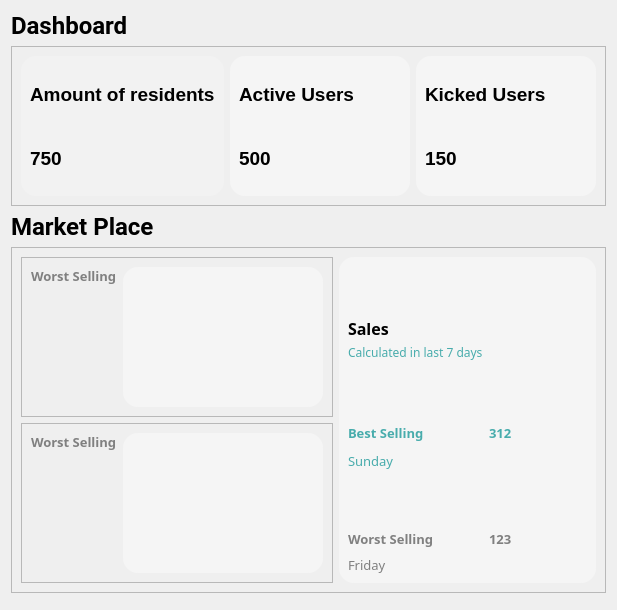
      <widget class="QWidget" name="Dashboard">
       <layout class="QVBoxLayout" name="verticalLayout_2">
        <item>
         <widget class="QLabel" name="label_3">
          <property name="maximumSize">
           <size>
            <width>16777215</width>
            <height>60</height>
           </size>
          </property>
          <property name="font">
           <font>
            <family>Roboto</family>
            <pointsize>18</pointsize>
            <weight>75</weight>
            <bold>true</bold>
           </font>
          </property>
          <property name="text">
           <string>Dashboard</string>
          </property>
         </widget>
        </item>
        <item alignment="Qt::AlignTop">
         <widget class="QFrame" name="frame_15">
          <property name="frameShape">
           <enum>QFrame::StyledPanel</enum>
          </property>
          <property name="frameShadow">
           <enum>QFrame::Raised</enum>
          </property>
          <layout class="QGridLayout" name="gridLayout_7">
           <item row="0" column="0">
            <widget class="QFrame" name="frame_5">
             <property name="sizePolicy">
              <sizepolicy hsizetype="Expanding" vsizetype="Preferred">
               <horstretch>0</horstretch>
               <verstretch>0</verstretch>
              </sizepolicy>
             </property>
             <property name="minimumSize">
              <size>
               <width>180</width>
               <height>140</height>
              </size>
             </property>
             <property name="maximumSize">
              <size>
               <width>16777215</width>
               <height>140</height>
              </size>
             </property>
             <property name="styleSheet">
              <string notr="true">background:#F2F2F2;
border-radius:15px;
color:black;</string>
             </property>
             <property name="frameShape">
              <enum>QFrame::StyledPanel</enum>
             </property>
             <property name="frameShadow">
              <enum>QFrame::Raised</enum>
             </property>
             <layout class="QGridLayout" name="gridLayout_4">
              <property name="sizeConstraint">
               <enum>QLayout::SetMinAndMaxSize</enum>
              </property>
              <item row="1" column="0">
               <widget class="QLabel" name="totla_users_label">
                <property name="font">
                 <font>
                  <pointsize>14</pointsize>
                  <weight>75</weight>
                  <bold>true</bold>
                 </font>
                </property>
                <property name="styleSheet">
                 <string notr="true">text-align:center;
color:black;</string>
                </property>
                <property name="text">
                 <string>750</string>
                </property>
               </widget>
              </item>
              <item row="0" column="0">
               <widget class="QLabel" name="label_9">
                <property name="font">
                 <font>
                  <pointsize>14</pointsize>
                  <weight>75</weight>
                  <bold>true</bold>
                 </font>
                </property>
                <property name="styleSheet">
                 <string notr="true">text-align:center;
color:black;</string>
                </property>
                <property name="text">
                 <string>Amount of residents</string>
                </property>
               </widget>
              </item>
             </layout>
            </widget>
           </item>
           <item row="0" column="1">
            <widget class="QFrame" name="frame_6">
             <property name="sizePolicy">
              <sizepolicy hsizetype="Expanding" vsizetype="Preferred">
               <horstretch>0</horstretch>
               <verstretch>0</verstretch>
              </sizepolicy>
             </property>
             <property name="minimumSize">
              <size>
               <width>180</width>
               <height>140</height>
              </size>
             </property>
             <property name="styleSheet">
              <string notr="true">background:#f5f5f5;
border-radius:15px;</string>
             </property>
             <property name="frameShape">
              <enum>QFrame::StyledPanel</enum>
             </property>
             <property name="frameShadow">
              <enum>QFrame::Raised</enum>
             </property>
             <layout class="QGridLayout" name="gridLayout_5">
              <item row="0" column="0">
               <widget class="QLabel" name="label_10">
                <property name="font">
                 <font>
                  <pointsize>14</pointsize>
                  <weight>75</weight>
                  <bold>true</bold>
                 </font>
                </property>
                <property name="styleSheet">
                 <string notr="true">text-align:center;
color:black;</string>
                </property>
                <property name="text">
                 <string>Active Users</string>
                </property>
               </widget>
              </item>
              <item row="1" column="0">
               <widget class="QLabel" name="label_13">
                <property name="font">
                 <font>
                  <pointsize>14</pointsize>
                  <weight>75</weight>
                  <bold>true</bold>
                 </font>
                </property>
                <property name="styleSheet">
                 <string notr="true">text-align:center;
color:black;</string>
                </property>
                <property name="text">
                 <string>500</string>
                </property>
               </widget>
              </item>
             </layout>
            </widget>
           </item>
           <item row="0" column="2">
            <widget class="QFrame" name="frame_8">
             <property name="sizePolicy">
              <sizepolicy hsizetype="Expanding" vsizetype="Preferred">
               <horstretch>0</horstretch>
               <verstretch>0</verstretch>
              </sizepolicy>
             </property>
             <property name="minimumSize">
              <size>
               <width>180</width>
               <height>140</height>
              </size>
             </property>
             <property name="styleSheet">
              <string notr="true">background:#f5f5f5;
border-radius:15px;</string>
             </property>
             <property name="frameShape">
              <enum>QFrame::StyledPanel</enum>
             </property>
             <property name="frameShadow">
              <enum>QFrame::Raised</enum>
             </property>
             <layout class="QGridLayout" name="gridLayout_6">
              <item row="0" column="0">
               <widget class="QLabel" name="label_11">
                <property name="font">
                 <font>
                  <pointsize>14</pointsize>
                  <weight>75</weight>
                  <bold>true</bold>
                 </font>
                </property>
                <property name="styleSheet">
                 <string notr="true">text-align:center;
color:black;</string>
                </property>
                <property name="text">
                 <string>Kicked Users</string>
                </property>
               </widget>
              </item>
              <item row="1" column="0">
               <widget class="QLabel" name="label_12">
                <property name="font">
                 <font>
                  <pointsize>14</pointsize>
                  <weight>75</weight>
                  <bold>true</bold>
                 </font>
                </property>
                <property name="styleSheet">
                 <string notr="true">text-align:center;
color:black;</string>
                </property>
                <property name="text">
                 <string>150</string>
                </property>
               </widget>
              </item>
             </layout>
            </widget>
           </item>
          </layout>
         </widget>
        </item>
        <item>
         <widget class="QLabel" name="label_4">
          <property name="maximumSize">
           <size>
            <width>16777215</width>
            <height>70</height>
           </size>
          </property>
          <property name="font">
           <font>
            <family>Roboto</family>
            <pointsize>18</pointsize>
            <weight>75</weight>
            <bold>true</bold>
           </font>
          </property>
          <property name="text">
           <string>Market Place</string>
          </property>
         </widget>
        </item>
        <item>
         <widget class="QFrame" name="frame_7">
          <property name="frameShape">
           <enum>QFrame::StyledPanel</enum>
          </property>
          <property name="frameShadow">
           <enum>QFrame::Raised</enum>
          </property>
          <layout class="QGridLayout" name="gridLayout_9">
           <item row="0" column="1" rowspan="3">
            <widget class="QFrame" name="frame_64">
             <property name="styleSheet">
              <string notr="true">background:#f5f5f5;
border-radius:15px;</string>
             </property>
             <property name="frameShape">
              <enum>QFrame::StyledPanel</enum>
             </property>
             <property name="frameShadow">
              <enum>QFrame::Raised</enum>
             </property>
             <layout class="QGridLayout" name="gridLayout_8">
              <item row="7" column="1">
               <widget class="QLabel" name="label_51">
                <property name="font">
                 <font>
                  <family>Century Gothic</family>
                  <pointsize>10</pointsize>
                  <weight>75</weight>
                  <bold>true</bold>
                 </font>
                </property>
                <property name="styleSheet">
                 <string notr="true">color: grey;</string>
                </property>
                <property name="text">
                 <string>Worst Selling</string>
                </property>
                <property name="alignment">
                 <set>Qt::AlignBottom|Qt::AlignLeading|Qt::AlignLeft</set>
                </property>
               </widget>
              </item>
              <item row="5" column="2">
               <widget class="QLabel" name="label_53">
                <property name="font">
                 <font>
                  <family>Century Gothic</family>
                  <pointsize>10</pointsize>
                  <weight>75</weight>
                  <bold>true</bold>
                 </font>
                </property>
                <property name="styleSheet">
                 <string notr="true">color:#48ACAC</string>
                </property>
                <property name="text">
                 <string>312</string>
                </property>
                <property name="alignment">
                 <set>Qt::AlignBottom|Qt::AlignLeading|Qt::AlignLeft</set>
                </property>
               </widget>
              </item>
              <item row="5" column="1">
               <widget class="QLabel" name="label_50">
                <property name="font">
                 <font>
                  <family>Century Gothic</family>
                  <pointsize>10</pointsize>
                  <weight>75</weight>
                  <bold>true</bold>
                 </font>
                </property>
                <property name="styleSheet">
                 <string notr="true">color:#48ACAC</string>
                </property>
                <property name="text">
                 <string>Best Selling</string>
                </property>
                <property name="alignment">
                 <set>Qt::AlignBottom|Qt::AlignLeading|Qt::AlignLeft</set>
                </property>
               </widget>
              </item>
              <item row="6" column="1">
               <widget class="QLabel" name="label_43">
                <property name="minimumSize">
                 <size>
                  <width>0</width>
                  <height>20</height>
                 </size>
                </property>
                <property name="maximumSize">
                 <size>
                  <width>16777215</width>
                  <height>15</height>
                 </size>
                </property>
                <property name="font">
                 <font>
                  <family>Century Gothic</family>
                  <pointsize>10</pointsize>
                  <weight>50</weight>
                  <bold>false</bold>
                 </font>
                </property>
                <property name="styleSheet">
                 <string notr="true">color:#48ACAC</string>
                </property>
                <property name="text">
                 <string>Sunday</string>
                </property>
                <property name="alignment">
                 <set>Qt::AlignBottom|Qt::AlignLeading|Qt::AlignLeft</set>
                </property>
               </widget>
              </item>
              <item row="8" column="1">
               <widget class="QLabel" name="label_52">
                <property name="minimumSize">
                 <size>
                  <width>0</width>
                  <height>20</height>
                 </size>
                </property>
                <property name="maximumSize">
                 <size>
                  <width>16777215</width>
                  <height>20</height>
                 </size>
                </property>
                <property name="font">
                 <font>
                  <family>Century Gothic</family>
                  <pointsize>10</pointsize>
                  <weight>50</weight>
                  <bold>false</bold>
                 </font>
                </property>
                <property name="styleSheet">
                 <string notr="true">color: grey;</string>
                </property>
                <property name="text">
                 <string>Friday</string>
                </property>
                <property name="alignment">
                 <set>Qt::AlignBottom|Qt::AlignLeading|Qt::AlignLeft</set>
                </property>
               </widget>
              </item>
              <item row="7" column="3">
               <widget class="QLabel" name="label_39">
                <property name="font">
                 <font>
                  <family>Century Gothic</family>
                  <pointsize>10</pointsize>
                  <weight>75</weight>
                  <bold>true</bold>
                 </font>
                </property>
                <property name="styleSheet">
                 <string notr="true">color:#48ACAC;
image: url(:/Icons/Icons/icons8-scroll-down-50.png);</string>
                </property>
                <property name="text">
                 <string/>
                </property>
               </widget>
              </item>
              <item row="7" column="2">
               <widget class="QLabel" name="label_54">
                <property name="font">
                 <font>
                  <family>Century Gothic</family>
                  <pointsize>10</pointsize>
                  <weight>75</weight>
                  <bold>true</bold>
                 </font>
                </property>
                <property name="styleSheet">
                 <string notr="true">color: grey;</string>
                </property>
                <property name="text">
                 <string>123</string>
                </property>
                <property name="alignment">
                 <set>Qt::AlignBottom|Qt::AlignLeading|Qt::AlignLeft</set>
                </property>
               </widget>
              </item>
              <item row="3" column="1">
               <widget class="QLabel" name="label_45">
                <property name="font">
                 <font>
                  <family>Century Gothic</family>
                  <pointsize>12</pointsize>
                  <weight>75</weight>
                  <bold>true</bold>
                 </font>
                </property>
                <property name="styleSheet">
                 <string notr="true">color:black</string>
                </property>
                <property name="text">
                 <string>Sales</string>
                </property>
                <property name="alignment">
                 <set>Qt::AlignBottom|Qt::AlignLeading|Qt::AlignLeft</set>
                </property>
               </widget>
              </item>
              <item row="5" column="3">
               <widget class="QLabel" name="label_37">
                <property name="font">
                 <font>
                  <family>Century Gothic</family>
                  <pointsize>10</pointsize>
                  <weight>75</weight>
                  <bold>true</bold>
                 </font>
                </property>
                <property name="styleSheet">
                 <string notr="true">color:#48ACAC;
image: url(:/Icons/Icons/icons8-scroll-up-50.png);</string>
                </property>
                <property name="text">
                 <string/>
                </property>
               </widget>
              </item>
              <item row="4" column="1">
               <widget class="QLabel" name="label_18">
                <property name="maximumSize">
                 <size>
                  <width>16777215</width>
                  <height>15</height>
                 </size>
                </property>
                <property name="font">
                 <font>
                  <family>Century Gothic</family>
                  <pointsize>9</pointsize>
                  <weight>50</weight>
                  <bold>false</bold>
                 </font>
                </property>
                <property name="styleSheet">
                 <string notr="true">color: #48ACAC;</string>
                </property>
                <property name="text">
                 <string>Calculated in last 7 days</string>
                </property>
                <property name="alignment">
                 <set>Qt::AlignBottom|Qt::AlignLeading|Qt::AlignLeft</set>
                </property>
               </widget>
              </item>
             </layout>
            </widget>
           </item>
           <item row="2" column="0">
            <widget class="QFrame" name="frame_11">
             <property name="frameShape">
              <enum>QFrame::StyledPanel</enum>
             </property>
             <property name="frameShadow">
              <enum>QFrame::Raised</enum>
             </property>
             <layout class="QGridLayout" name="gridLayout_11">
              <item row="0" column="0" alignment="Qt::AlignTop">
               <widget class="QLabel" name="label_56">
                <property name="font">
                 <font>
                  <family>Century Gothic</family>
                  <pointsize>10</pointsize>
                  <weight>75</weight>
                  <bold>true</bold>
                 </font>
                </property>
                <property name="styleSheet">
                 <string notr="true">color: grey;</string>
                </property>
                <property name="text">
                 <string>Worst Selling</string>
                </property>
                <property name="alignment">
                 <set>Qt::AlignBottom|Qt::AlignLeading|Qt::AlignLeft</set>
                </property>
               </widget>
              </item>
              <item row="0" column="1">
               <widget class="QLabel" name="lblSalePerDay_2">
                <property name="minimumSize">
                 <size>
                  <width>200</width>
                  <height>140</height>
                 </size>
                </property>
                <property name="styleSheet">
                 <string notr="true">background:#f5f5f5;
border-radius:15px;</string>
                </property>
                <property name="text">
                 <string/>
                </property>
               </widget>
              </item>
             </layout>
            </widget>
           </item>
           <item row="0" column="0" rowspan="2">
            <widget class="QFrame" name="frame_10">
             <property name="frameShape">
              <enum>QFrame::StyledPanel</enum>
             </property>
             <property name="frameShadow">
              <enum>QFrame::Raised</enum>
             </property>
             <layout class="QGridLayout" name="gridLayout_10">
              <item row="0" column="0" alignment="Qt::AlignTop">
               <widget class="QLabel" name="label_55">
                <property name="font">
                 <font>
                  <family>Century Gothic</family>
                  <pointsize>10</pointsize>
                  <weight>75</weight>
                  <bold>true</bold>
                 </font>
                </property>
                <property name="styleSheet">
                 <string notr="true">color: grey;</string>
                </property>
                <property name="text">
                 <string>Worst Selling</string>
                </property>
                <property name="alignment">
                 <set>Qt::AlignBottom|Qt::AlignLeading|Qt::AlignLeft</set>
                </property>
               </widget>
              </item>
              <item row="0" column="1">
               <widget class="QLabel" name="lblSalePerDay">
                <property name="minimumSize">
                 <size>
                  <width>200</width>
                  <height>140</height>
                 </size>
                </property>
                <property name="styleSheet">
                 <string notr="true">background:#f5f5f5;
border-radius:15px;</string>
                </property>
                <property name="text">
                 <string/>
                </property>
               </widget>
              </item>
             </layout>
            </widget>
           </item>
          </layout>
         </widget>
        </item>
        <item>
         <widget class="QFrame" name="frame_9">
          <property name="frameShape">
           <enum>QFrame::StyledPanel</enum>
          </property>
          <property name="frameShadow">
           <enum>QFrame::Raised</enum>
          </property>
         </widget>
        </item>
       </layout>
      </widget>
